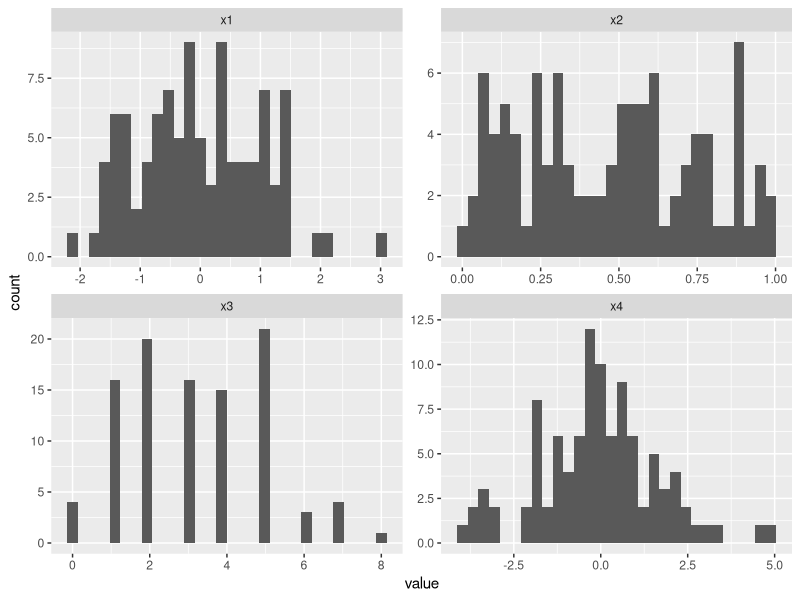
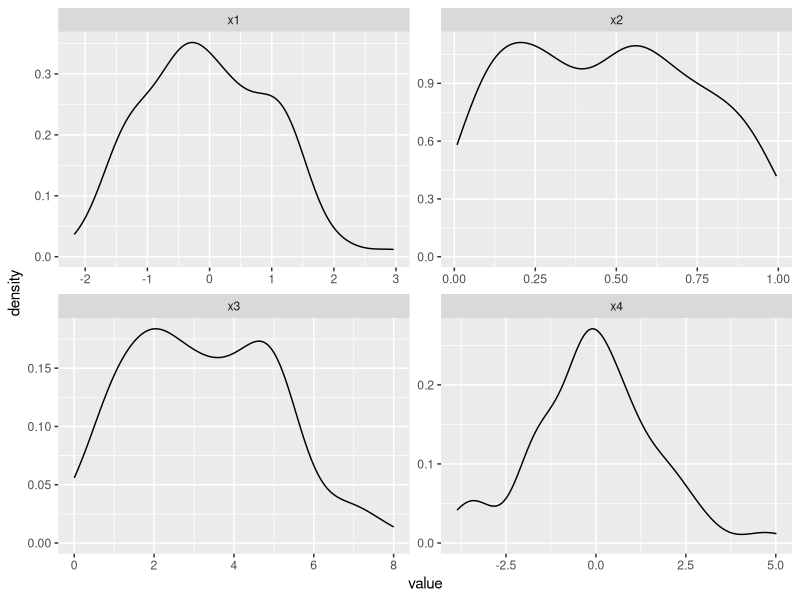
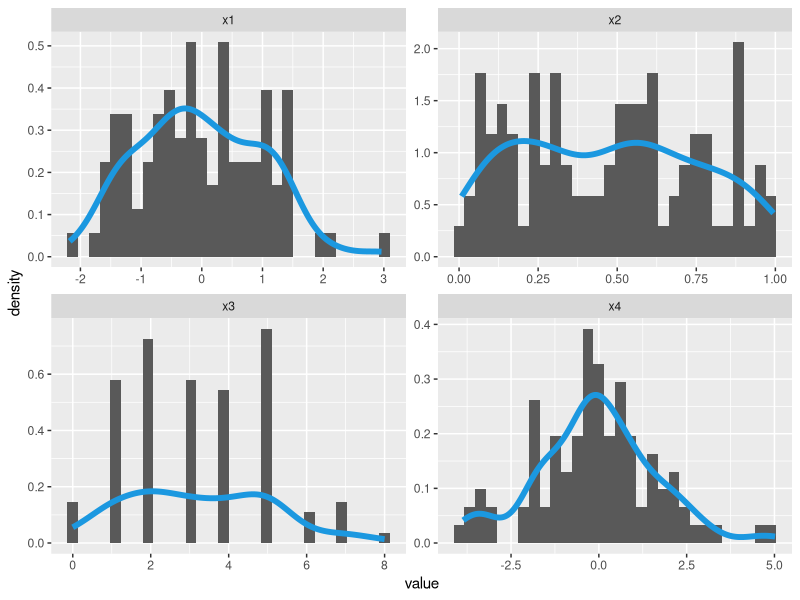

Recreate these plots in R, in order.
set.seed(5289567)                              # Create example data frame
data <- data.frame(x1 = rnorm(100),
                   x2 = runif(100),
                   x3 = rpois(100, 3),
                   x4 = rlogis(100))
head(data)                                     # Print head of example data frame

#install.packages("ggplot2")                    # Install ggplot2 package
library("ggplot2")                             # Load ggplot2

#install.packages("tidyr")                      # Install & load tidyr package
library("tidyr")

data_long <- data %>%                          # Apply pivot_longer function
  pivot_longer(colnames(data)) %>%
  as.data.frame()
head(data_long)                                # Print head of long data

ggp1 <- ggplot(data_long, aes(x = value)) +    # Draw each column as histogram
  geom_histogram() + 
  facet_wrap(~ name, scales = "free")
ggp1

ggp2 <- ggplot(data_long, aes(x = value)) +    # Draw each column as density
  geom_density() + 
  facet_wrap(~ name, scales = "free")
ggp2

ggp3 <- ggplot(data_long, aes(x = value)) +    # Draw histogram & density
  geom_histogram(aes(y = ..density..)) + 
  geom_density(col = "#1b98e0", size = 2) + 
  facet_wrap(~ name, scales = "free")
ggp3
